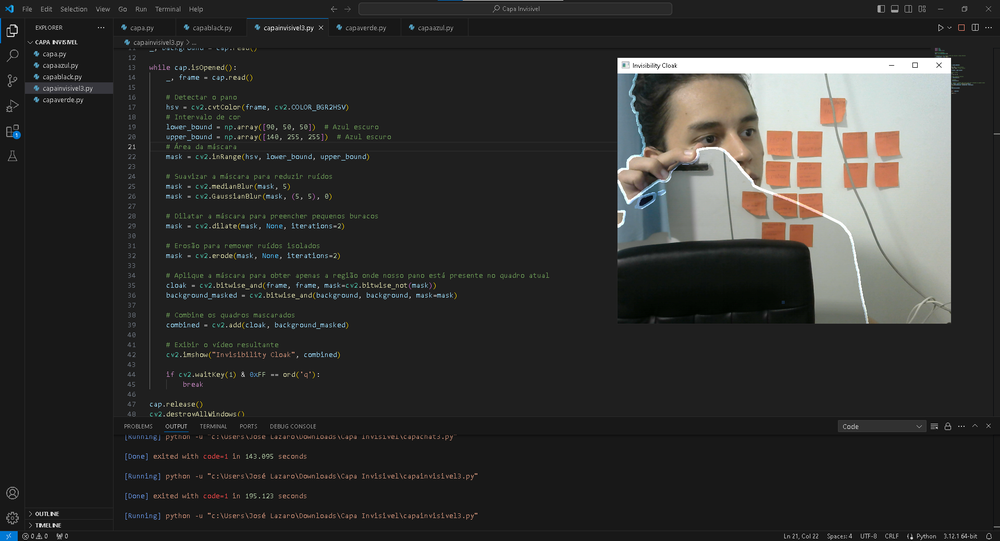
#> input picture Captura de tela.png, 1000 x 541 px, shrunk from 1919 x 1038 before the run, given in place of the camera
$ python capaazul.py
#> lines starting #> are read from the running program, lines starting #| are printed output that depends on the picture; after the words box and inside, x2 and y2 are one past the last pixel; in counts of white or black regions, pixels touching at a corner belong together
import cv2
import numpy as np

# Open the default camera (index 0)
cap = cv2.VideoCapture(0)

while True:
    # Read a frame from the camera
    ret, frame = cap.read()
#> frame is the input picture: shape (541, 1000, 3); mean B, G, R 47.8, 49.4, 49.6

    # Convert the frame to HSV color space
    hsv = cv2.cvtColor(frame, cv2.COLOR_BGR2HSV)
#> hsv: shape (541, 1000, 3); mean H, S, V 14, 11.7, 51.4

    # Define the range of blue color in HSV
    lower_blue = np.array([100, 50, 50])
    upper_blue = np.array([130, 255, 255])

    # Threshold the HSV image to get only blue colors
    mask = cv2.inRange(hsv, lower_blue, upper_blue)
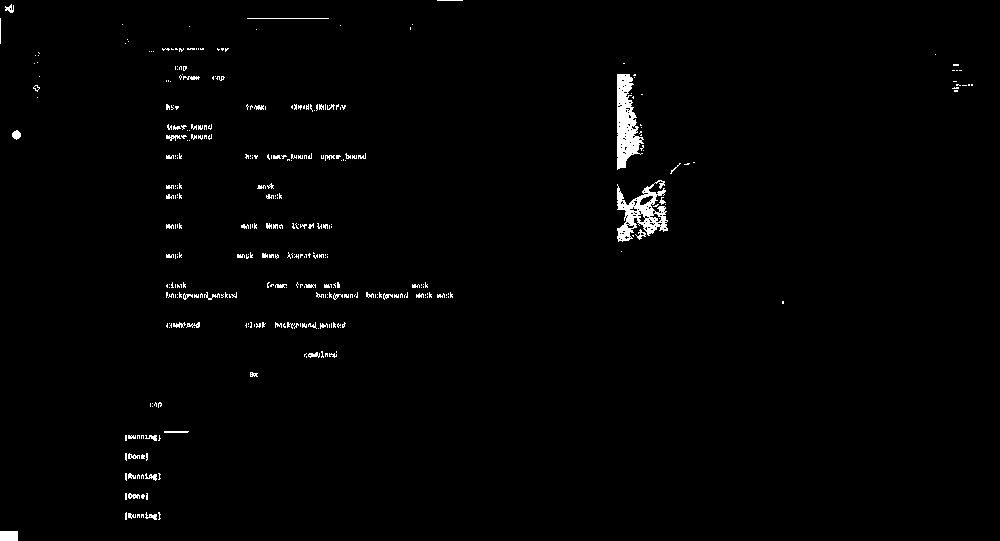
#> mask: shape (541, 1000); 1.3% white; 368 white regions (301 under 20 px), largest, box (x1, y1, x2, y2) and area: (617, 74, 644, 170) 1495, (617, 180, 668, 242) 1394, (0, 531, 18, 541) 180

    # Bitwise-AND mask and original image
    res = cv2.bitwise_and(frame, frame, mask=mask)
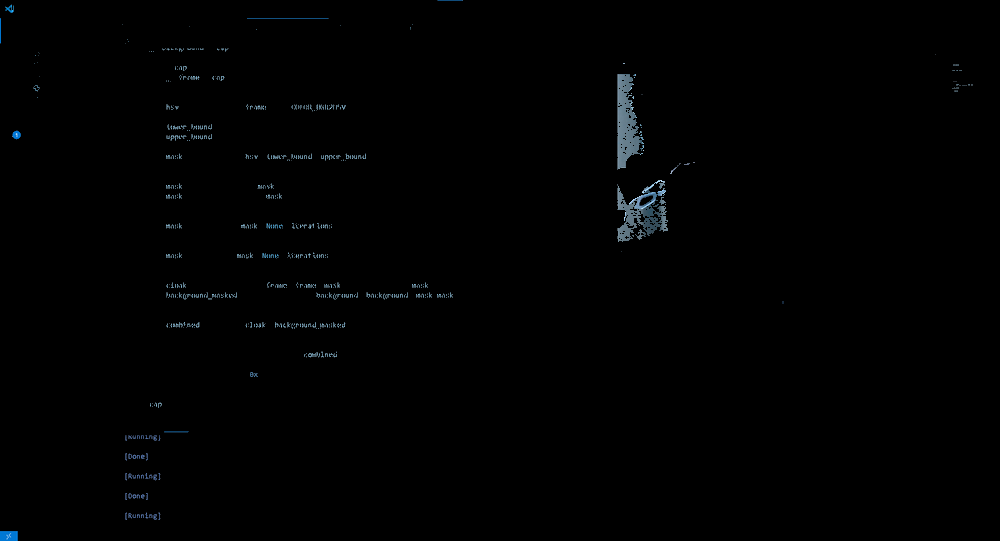
#> res: shape (541, 1000, 3); mean B, G, R 1.7, 1.4, 1

    # Display the output
    cv2.imshow('Original', frame)
    cv2.imshow('Mask', mask)
    cv2.imshow('Result', res)

    # Exit on key press
    if cv2.waitKey(1) & 0xFF == ord('q'):
#> (key q is pressed here)
        break

# Release the camera and close all windows
cap.release()
cv2.destroyAllWindows()
